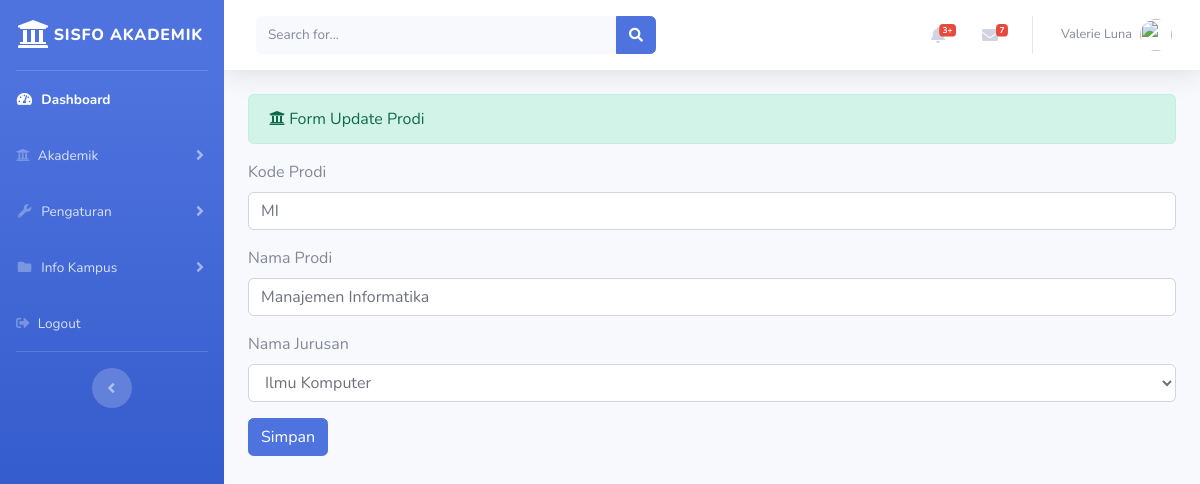
Page /index.php/administrator/prodi/update/1 on the committed database.
### tables this page shows
CREATE TABLE `prodi` (
  `id_prodi` int(11) NOT NULL,
  `kode_prodi` varchar(20) NOT NULL,
  `nama_prodi` varchar(25) NOT NULL,
  `nama_jurusan` varchar(25) NOT NULL
);

CREATE TABLE `tb_jurusan` (
  `id_jurusan` int(11) NOT NULL,
  `kode_jurusan` varchar(3) NOT NULL,
  `nama_jurusan` varchar(25) NOT NULL
);

### application/controllers/administrator/prodi.php (called while the page is built, shortened)
<?php
class Prodi extends CI_Controller {
	public function update($id)
	{
		$data['prodi'] = $this->db->query("select * from prodi prd, tb_jurusan jrs where
			prd.nama_jurusan=jrs.nama_jurusan and
			prd.id_prodi='$id'")->result();
		$data['jurusan'] = $this->prodi_model->tampil_data('tb_jurusan')->result();
		$this->load->view('administrator/templates_administrator/header.php');
		$this->load->view('administrator/templates_administrator/sidebar.php');
		$this->load->view('administrator/prodi_update', $data);
		$this->load->view('administrator/templates_administrator/footer.php');
	}
}

### index.php (called while the page is built, shortened)
<?php
require_once BASEPATH.'core/CodeIgniter.php';

### application/views/administrator/prodi_update.php (the view, shortened to what this page needs)
<div class="container-fluid">
	<div class="alert alert-success" role="alert">
    	<i class="fas fa-university"></i> Form Update Prodi
  	</div>
  	<?php foreach($prodi as $prd) : ?>
  		<form method="post" action="<?php echo base_url('administrator/prodi/update_aksi') ?>">
  			<div class="form-group">
  				<label>Kode Prodi</label>
  				<input type="text" name="kode_prodi" class="form-control" value="<?php echo $prd->kode_prodi ?>">
  			</div>
        <div class="form-group">
          <label>Nama Prodi</label>
          <input type="text" name="nama_prodi" class="form-control" value="<?php echo $prd->nama_prodi ?>">
        </div>
  			<div class="form-group">
  				<label>Nama Jurusan</label>
  				<select name="nama_jurusan" class="form-control">
              <option value="<?php echo $prd->nama_jurusan ?>"><?php echo $prd->nama_jurusan; ?></option>
          </select>
  			</div>
  			<button type="submit" class="btn btn-primary">Simpan</button>
  		</form>
  	<?php endforeach; ?>
</div>

### rows in the picture
prodi: kode_prodi "MI", nama_prodi "Manajemen Informatika", nama_jurusan "Ilmu Komputer"
